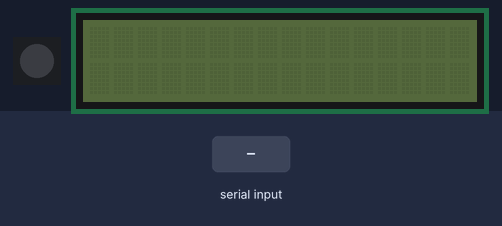
A sketch run on a simulated Arduino Uno, built with avr-gcc and run on an emulated ATmega328P. Parts: 1 RGB LEDs in strip order, left to right, 16×2 character LCD. The test bench sets the inputs (shaded band). Dim RGB values are drawn brighter than linear.

Above: at 1.2 s.
1.3 s: "-2\n" received over Serial
At 2.7 s:
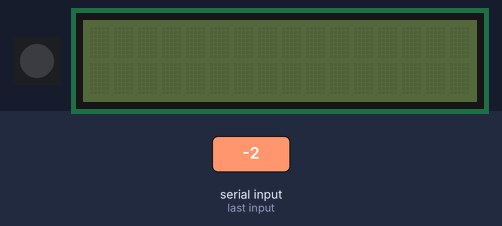
3.0 s: "90|45|200\n" received over Serial
At 3.5 s:
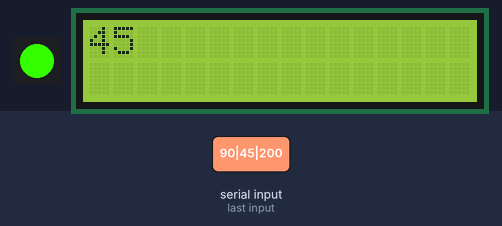
4.5 s: "30|150|10\n" received over Serial
At 5.7 s:
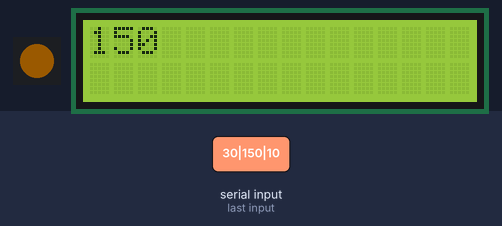
6.0 s: "200\n" received over Serial
At 8.0 s:
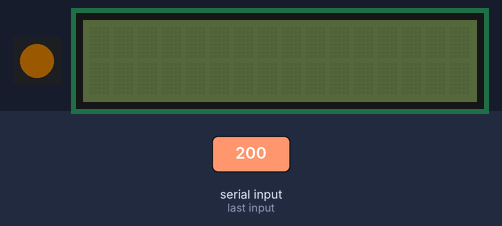
9.0 s: "1|90\n" received over Serial
At 10.2 s:
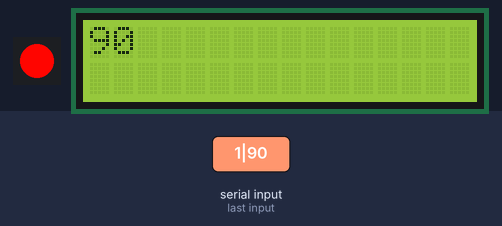
10.5 s: "90|45\n" received over Serial
At 11.5 s:
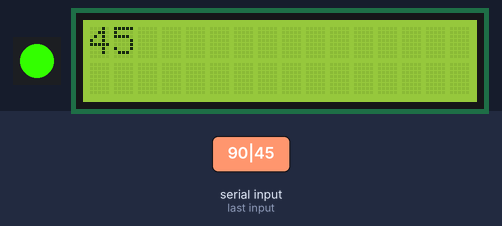
Timing chart, 0 to 13.0 s (numbered marks = the images above; inputs shaded):
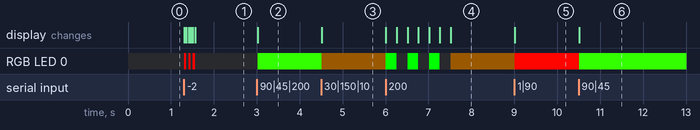

Measured:
- after the input at 1.3 s, RGB LED 0: alternates RGB(255, 0, 0) for 0.05 s and off for 0.05 s, 6 changes in all, then stays off, starting at once
- after the input at 3.0 s, RGB LED 0: off → RGB(51, 255, 0) at once; the display: changes at once (image 2)
- after the input at 4.5 s, RGB LED 0: RGB(51, 255, 0) → RGB(26, 15, 0) at once; the display: changes at once (image 3)
- after the input at 6.0 s, RGB LED 0: RGB(26, 15, 0) → RGB(0, 255, 0) at once, then repeats every 0.50 s: off 0.25 s, RGB(0, 255, 0) 0.25 s, until it stays RGB(26, 15, 0) from 7.5 s; the display: first changes at once (image 4 shows a later state)
- after the input at 9.0 s, RGB LED 0: RGB(26, 15, 0) → RGB(255, 5, 0) at once; the display: changes at once (image 5)
- after the input at 10.5 s, RGB LED 0: RGB(255, 5, 0) → RGB(51, 255, 0) at once; the display: changes at once (image 6)

The sketch:

pixel_meter.ino
```cpp
#include <SPI.h>
#include <Adafruit_WS2801.h>
#include <Wire.h>
#include <LiquidCrystal_I2C.h>

uint8_t dataPin  = 2;    // White wire
uint8_t clockPin = 3;    // Green wire

int input;
String msg;
int waitBlink = 250;
int lastInput = 0;

char inByte;
char inBytes[100];
int index = 0;
float bright = 0;
byte r, g, b;

LiquidCrystal_I2C lcd(0x20, 16, 2);
Adafruit_WS2801 strip = Adafruit_WS2801((uint16_t)1, dataPin, clockPin);

void setup() {
  Serial.begin(9600);
  Serial.setTimeout(10);

  strip.begin();
  strip.show();

  lcd.init();
  //test_lcd();
}

void loop(){
  if(Serial.available() > 0){
    inByte = Serial.read();
    if(inByte=='\n'){
      parseInput(inBytes);

      //input = Serial.parseInt();
      lastInput = input;
      lcdPrint(msg);
      light(input, bright);
    }
    else{
      inBytes[index] = inByte;
      index++;
    }
  }
  else{
    if(lastInput>200 && lastInput<=300){
      blinkPixel(getPixelHealth(lastInput-200), 3, waitBlink);
    }
  }
}

/**
 * @return {String} substring of str from begin of line to delim
 */
String firstPart(String str, char delim='|'){
  String out;
  int ind = str.indexOf(delim);
  if(ind==-1) out = str;
  else out = str.substring(0, ind);
  return out;
}

/** parse 199|message|50 to vars */
void parseInput(char inBytes[]){
  input = -2;
  msg = "-2";
  bright = -2.0;

  String str = String(inBytes);
  while(true){
    int ind = str.indexOf('|');

    if(input==-2){
      input = firstPart(str).toInt();
    }
    else if(msg=="-2"){
      msg = firstPart(str);
    }
    else if(bright==-2){
      bright = (firstPart(str).toInt() / 100.0);
      //Serial.println(bright);
    }

    str = str.substring(ind+1);
    if(ind==-1) break;
  }

  for (int i=0; i<100; i++) {
    inBytes[i] = 0;
  }
  index = 0;

  if(input==-2 && str.length()>0) input = str.toInt();
  if(msg=="-2") msg = "";
  if(bright==-2.0) bright = 1.0;
  else if(bright<0) bright = 0;
  else if(bright>1.0) bright = 1.0;

  /*Serial.print("input: ");
  Serial.println(input);
  Serial.print("msg: ");
  Serial.println(msg);*/
}

/**
 * Light pixel with [input] color and [bright] brightness
 */
void light(int input, float bright){
  //Serial.print(input);
  //Serial.print("/");
  //Serial.println();
  //blinkPixel(getPixelHealth(50), 3, 50);
  if(input>0 && input<=100){
    setPixelColor(
      setColorBright( getPixelHealth(input), bright )
    );
  }
  else if(input>100 && input<=200){
    input = input-100;
    blinkPixel(
      setColorBright( getPixelHealth(input), bright ),
      3,
      waitBlink
    );
  }
  else if(input>200 && input<=300){
    input = input-100;
    blinkPixel(
      setColorBright( getPixelHealth(input), bright ),
      3,
      waitBlink
    );
  }
  else if(input==-1){
    offPixel();
  }
  else{
    blinkPixel(getPixelHealth(0), 3, 50);
  }
}

void light(int input){
  light(input, 1.0);
}

/** 0 - red, 100 - green */
uint32_t getPixelHealth(float percent){
  uint8_t r=255, g=255, b=0;

  if(percent<50){
    r = 255;
    g = round(percent/50.0 * 255);
  }
  if(percent>50){
    r = round((100-percent)/50.0 * 255);
    g = 255;
  }
  return Color(r, g, b);
}

void setPixelColor(uint32_t color){
  strip.setPixelColor(0, color);
  strip.show();
}

void offPixel(){
  strip.setPixelColor(0, 0, 0, 0);
  strip.show();
}

void blinkPixel(uint32_t color, uint8_t count, uint16_t wait, uint16_t waitOff){
  uint32_t oldColor = strip.getPixelColor(0);
  for(uint8_t c=0; c<count; c++){
    setPixelColor(color);
    delay(wait);
    offPixel();
    delay(waitOff);
  }
  setPixelColor(oldColor);
}

void blinkPixel(uint32_t color, uint8_t count, uint16_t wait){
  blinkPixel(color, count, wait, wait);
}

/* Helper functions */

// Create a 24 bit color value from R,G,B
uint32_t Color(byte r, byte g, byte b)
{
  uint32_t c;
  c = r;
  c <<= 8;
  c |= g;
  c <<= 8;
  c |= b;
  return c;
}

/** write int32 c to rgb array */
void Decolor(uint32_t c, byte *rgb){
  rgb[0] = c >> 16;
  rgb[1] = c << 16 >> 24;
  rgb[2] = c << 24 >> 24;
}

/** darken color to bright 0.0 to 1.0 */
uint32_t setColorBright(uint32_t c, float bright){
  byte rgb[3];
  Decolor(c, rgb);
  r = rgb[0];
  g = rgb[1];
  b = rgb[2];
  uint32_t cb = Color(round(r*bright), round(g*bright), round(b*bright));
  /*Serial.print(r);
  Serial.print(",");
  Serial.print(g);
  Serial.print(",");
  Serial.print(b);
  Serial.print(" to ");
  Serial.print(round(r*bright));
  Serial.print(",");
  Serial.print(round(g*bright));
  Serial.print(",");
  Serial.print(round(b*bright));
  Serial.println("");*/
  return cb;
}


//void lcdPrint(const char c[]){
void lcdPrint(String c){
  lcd.clear();
  if(c==""){
    lcd.noBacklight();
  }
  else{
    lcd.backlight();
    if(c.indexOf("\\")==-1){
      lcd.print(c);
    }
    else{
      lcd.print(firstPart(c, '\\'));
      c = c.substring(c.indexOf("\\")+1);
      lcd.setCursor(0, 1);
      lcd.print(firstPart(c, '\\'));
    }
  }
}

/** 0 - blue, 100 - red */
uint32_t getPixelTemp(float grad){
  uint8_t r=0, g=0, b=255;

  if(grad<25){
    r = 0;
    g = round(grad/25.0 * 255);
    b = 255;
  }
  else if(grad<50){
    r = 0;
    g = 255;
    b = round((50-grad)/25.0 * 255);
  }
  else if(grad<75){
    r = round((grad-50)/25.0 * 255);
    g = 255;
    b = 0;
  }
  else if(grad<=100){
    r = 255;
    g = round((100-grad)/25.0 * 255);;
    b = 0;
  }
  /*Serial.print(grad);
  Serial.print(" - ");
  Serial.print(r);
  Serial.print(", ");
  Serial.print(g);
  Serial.print(", ");
  Serial.print(b);
  Serial.print(" - ");
  Serial.print(Color(r, g, b));
  Serial.println();*/
  float bright = 1;
  return Color(r*bright, g*bright, b*bright);
}

void test_lcd(){
  delay(100);
  lcd.backlight();
  //lcd.autoscroll();
  for(int i=1; i<15; i++){
    lcd.print(i);
    lcd.print(" ");
    delay(200);
  }
  for(int i=1; i<10; i++){
    lcd.scrollDisplayLeft();
    delay(200);
  }
  delay(2000);
  for(int i=1; i<10; i++){
    lcd.scrollDisplayRight();
    delay(200);
  }

  //delay(2000);
  //lcd.clear();
  //lcd.noBacklight();
}

void test(){
  float i;
  uint16_t wait = 3;

  for(i=1; i<100; i+=0.05){
    //setPixelLife(i);
    setPixelColor(getPixelTemp(i));
    delay(wait);
    //if((int)i%50==0) blinkPixel(getPixelTemp(i), 3, waitBlink);
  }
  blinkPixel(getPixelTemp(100), 3, waitBlink);
  for(i=100; i>0; i-=0.01){
    setPixelColor(getPixelTemp(i));
    delay(wait);
    //if((int)i%50==0) blinkPixel(getPixelTemp(i), 3, waitBlink);
  }
  blinkPixel(getPixelTemp(0), 3, waitBlink);
}
```
